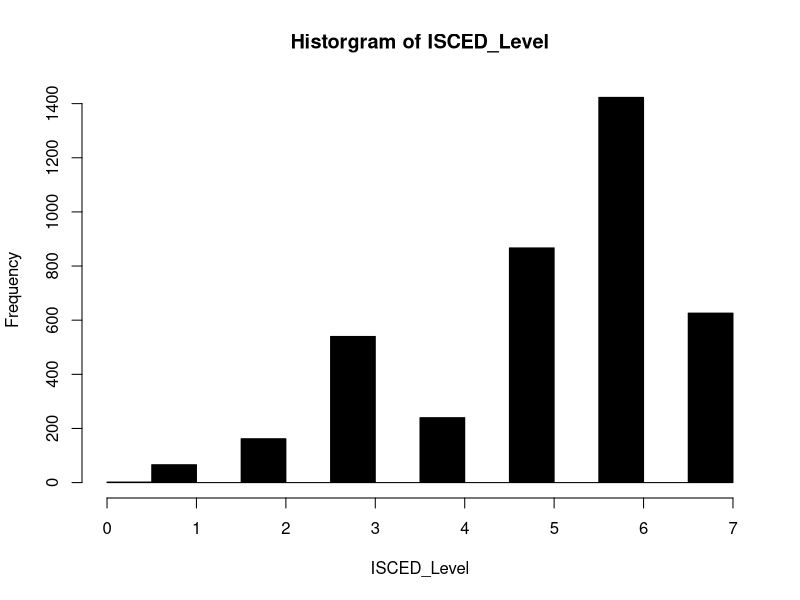
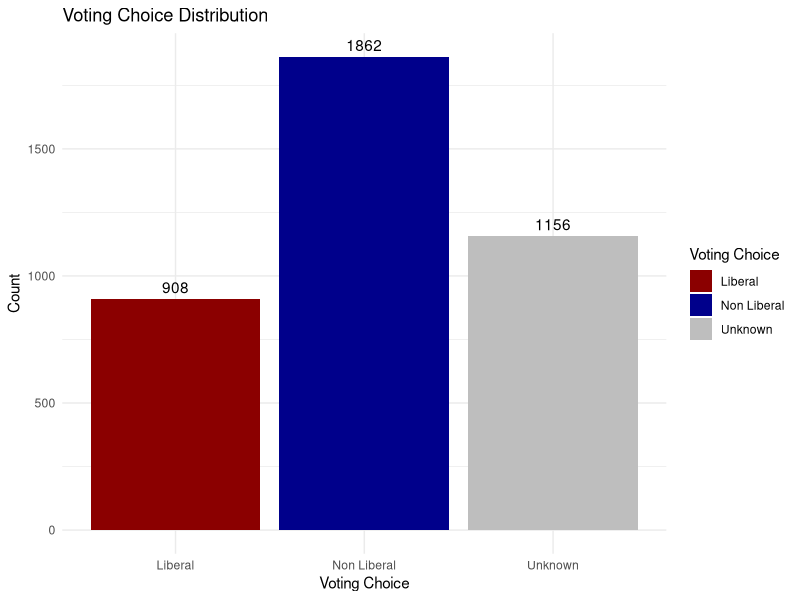
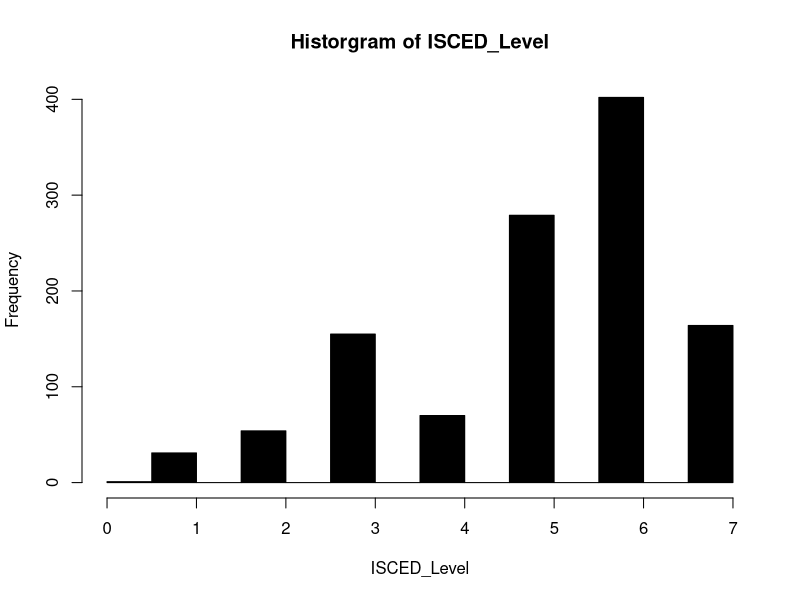
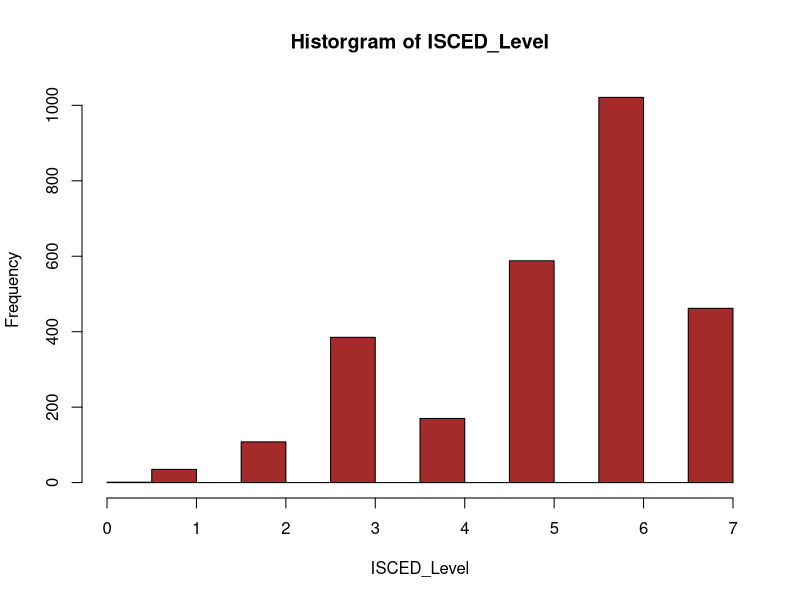

These charts were generated, in order, by the following R code:
## ---- chunk 1
library(tidyverse)

phone_data <- read_csv("ces_phone.csv")

## ---- chunk 2
#NA values in age, most likely to vote for (q11) and education level q(61)
na_count <- phone_data %>%
  summarize(
    q11 = sum(is.na(q11)),
    q61 = sum(is.na(q61)),
    age = sum(is.na(age))
  )

#removing NA values in q11 (81 is a low number)

phone_data <- phone_data %>% filter(!is.na(q11))

#Checking non response answers (-9, -8, -7 for q11 and q61) and valid age

no_response_count <- phone_data %>%
  summarize(
    q11 = sum(q11 < 0),
    q61 = sum(q61 < 0),
    age = sum(age < 18)
  )

#removing non response from q61 (11 is a small number)

phone_data <- phone_data %>% filter(q61 > 0)
## ---- chunk 3


# Data Cleaning: Convert q61 into ISCED
isced_mapping <- c(
  '1' = 0,  # ISCED 0 -> No school
  '2' = 1,  # ISCED 1 -> Some elem
  '3' = 1,  # ISCED 1 -> Elem
  '4' = 2,  # ISCED 2 -> Some high school
  '5' = 3,  # ISCED 3 -> High school diploma
  '6' = 4,  # ISCED 4 -> Some community colege
  '7' = 5,  # ISCED 5 -> Community College
  '8' = 6,  # ISCED 6 -> Some university
  '9' = 6,  # ISCED 6 -> Bachelor
  '10' = 7,  # ISCED 7 -> Master
  '11' = 7  # ISCED 7 -> PHD
)

phone_data <- 
  phone_data %>%
  mutate(isced_level = isced_mapping[as.character(phone_data$q61)],
         voting_choice = case_when(
           phone_data$q11 == 1 ~ 'Liberal',
           phone_data$q11 < 0 ~ 'Unknown',
           phone_data$q11 != 0 ~ 'Non Liberal'
         ))

## ---- chunk 4

#Distribution of Isced Level

hist(phone_data$isced_level, main = "Historgram of ISCED_Level", xlab = 'ISCED_Level', col = "black")

#Distribution of voting preference

vote_counts <- phone_data %>% group_by(voting_choice) %>% summarize(count = n())

ggplot(vote_counts, aes(x = voting_choice, y = count, fill = voting_choice)) +
  geom_bar(stat = "identity") +  # Create bar graph
  geom_text(aes(label = count), vjust = -0.5, color = "black") +  # Add labels
  labs(
    title = "Voting Choice Distribution",
    x = "Voting Choice",
    y = "Count",
    fill = "Voting Choice"
  ) +
  theme_minimal() + 
  scale_fill_manual(values = c("Liberal" = "darkred", "Non Liberal" = "darkblue", "Unknown" = "gray"))
## ---- chunk 5
phone_data_unknown <- phone_data %>% filter(voting_choice == 'Unknown')
phone_data_known <- phone_data %>% filter(voting_choice == 'Liberal' | voting_choice == 'Non Liberal')

#Unknown Dist
hist(phone_data_unknown$isced_level, main = "Historgram of ISCED_Level", xlab = 'ISCED_Level', col = "black")

#Known Dist
hist(phone_data_known$isced_level, main = "Historgram of ISCED_Level", xlab = 'ISCED_Level', col = "brown")
## ---- chunk 6

# Here you can run code to calculate your Confidence Intervals.
